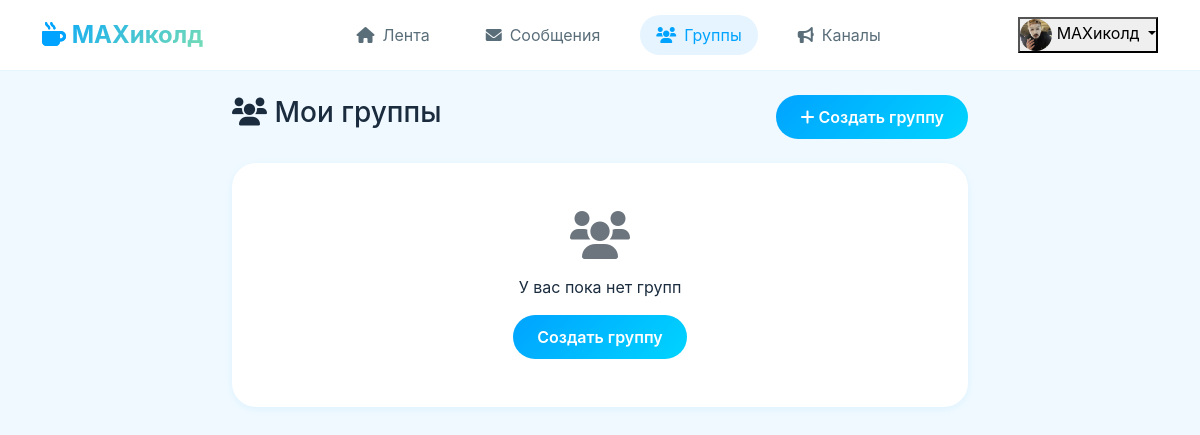
The page /groups (signed in) on the database its author committed.
### app.py (models this page shows, shortened)
class User(UserMixin, db.Model):
    id = db.Column(db.Integer, primary_key=True)
    username = db.Column(db.String(80), unique=True, nullable=False)
    email = db.Column(db.String(120), unique=True, nullable=False)
    password_hash = db.Column(db.String(200), nullable=False)
    avatar = db.Column(db.String(200), default='avatars/default.png')
    bio = db.Column(db.Text, default='')
    created_at = db.Column(db.DateTime, default=datetime.utcnow)
    posts = db.relationship('Post', backref='author', lazy=True)
    comments = db.relationship('Comment', backref='author', lazy=True)
    likes = db.relationship('Like', backref='user', lazy=True)

### app.py (the view)
@app.route('/groups')
@login_required
def groups():
    my_groups = GroupMember.query.filter_by(user_id=current_user.id).all()
    groups_list = [gm.group for gm in my_groups]
    return render_template('groups.html', groups=groups_list)

### app.py (called while the page is built)
@login_manager.user_loader
def load_user(user_id):
    return User.query.get(int(user_id))

### templates/groups.html (shortened to what this page needs)
{% extends "base.html" %}
{% block content %}
<div class="row">
    <div class="col-md-8 mx-auto">
        <div class="d-flex justify-content-between align-items-center mb-4">
            <h3><i class="fas fa-users"></i> Мои группы</h3>
            <a href="{{ url_for('create_group') }}" class="btn btn-primary">
                <i class="fas fa-plus"></i> Создать группу
            </a>
        </div>
        {% if groups %}
            {% for group in groups %}
            <a href="{{ url_for('group_chat', group_id=group.id) }}" class="text-decoration-none">
                <div class="card mb-2 hover-card">
                    <div class="card-body">
                        <div class="d-flex align-items-center gap-3">
                            <i class="fas fa-users fa-2x" style="color: #00A3FF;"></i>
                            <div class="flex-grow-1">
                                <strong>{{ group.name }}</strong>
                                <div class="small text-secondary">
                                    {{ group.description or 'Нет описания' }}
                                </div>
                            </div>
                            <small class="text-secondary">{{ group.members|length }} участников</small>
                        </div>
                    </div>
                </div>
            </a>
            {% endfor %}
        {% else %}
            <div class="card text-center">
                <div class="card-body py-5">
                    <i class="fas fa-users fa-3x text-secondary mb-3"></i>
                    <p class="mb-3">У вас пока нет групп</p>
                    <a href="{{ url_for('create_group') }}" class="btn btn-primary">Создать группу</a>
                </div>
            </div>
        {% endif %}
    </div>
</div>
{% endblock %}

### templates/base.html (shortened to what this page needs)
<!DOCTYPE html>
<html lang="ru" data-theme="light">
<head>
    <link href="https://cdn.jsdelivr.net/npm/bootstrap@5.1.3/dist/css/bootstrap.min.css" rel="stylesheet">
    <link rel="stylesheet" href="https://cdnjs.cloudflare.com/ajax/libs/font-awesome/6.0.0/css/all.min.css">
    <link rel="stylesheet" href="{{ url_for('static', filename='css/style.css') }}">
</head>
<body>
    {% if current_user.is_authenticated %}
    <nav class="navbar">
        <div class="container">
            <a class="navbar-brand" href="{{ url_for('feed') }}">
                <i class="fas fa-mug-hot"></i>
                <span>MAXиколд</span>
            </a>
            <div class="nav-links">
                <a href="{{ url_for('feed') }}" class="nav-link {% if request.endpoint == 'feed' %}active{% endif %}">
                    <i class="fas fa-home"></i>
                    <span>Лента</span>
                </a>
                <a href="{{ url_for('messages') }}" class="nav-link {% if request.endpoint == 'messages' or request.endpoint == 'private_chat' %}active{% endif %}">
                    <i class="fas fa-envelope"></i>
                    <span>Сообщения</span>
                </a>
                <a href="{{ url_for('groups') }}" class="nav-link {% if request.endpoint == 'groups' or request.endpoint == 'group_chat' %}active{% endif %}">
                    <i class="fas fa-users"></i>
                    <span>Группы</span>
                </a>
                <a href="{{ url_for('channels') }}" class="nav-link {% if request.endpoint == 'channels' or request.endpoint == 'channel_view' %}active{% endif %}">
                    <i class="fas fa-bullhorn"></i>
                    <span>Каналы</span>
                </a>
            </div>
            <div class="user-menu">
                <div class="dropdown">
                    <button class="dropdown-toggle" data-bs-toggle="dropdown">
                        {% if current_user.avatar %}
                        <img src="{{ url_for('static', filename='uploads/' + current_user.avatar) }}" class="avatar-sm">
                        {% else %}
                        <i class="fas fa-user-circle"></i>
                        {% endif %}
                        <span>{{ current_user.username }}</span>
                    </button>
                </div>
            </div>
        </div>
    </nav>
    {% endif %}
    <main class="container mt-4">
        {% block content %}{% endblock %}
    </main>
</body>
</html>

### static/css/style.css (style rules this page uses)
:root { --primary-blue: #00A3FF; --primary-cyan: #00D4FF; --primary-mint: #7BDFB2; --bg-page: #F0F9FF; --bg-card: #FFFFFF; --bg-hover: #E6F4FF; --text-primary: #1A2C3E; --text-secondary: #5A6E7A; --shadow-sm: 0 2px 8px rgba(0, 163, 255, 0.08); --shadow-md: 0 4px 16px rgba(0, 163, 255, 0.12); --transition: all 0.3s ease; }
* { margin: 0; padding: 0; box-sizing: border-box; }
body { font-family: -apple-system, BlinkMacSystemFont, 'Segoe UI', Roboto, sans-serif; background: var(--bg-page); color: var(--text-primary); transition: var(--transition); }
.navbar { background: var(--bg-card); border-bottom: 1px solid rgba(0, 163, 255, 0.1); padding: 12px 0; position: sticky; top: 0; z-index: 1000; }
.navbar-brand { font-size: 1.5rem; font-weight: 700; background: linear-gradient(135deg, var(--primary-blue), var(--primary-mint)); -webkit-background-clip: text; background-clip: text; color: transparent; }
.navbar-brand i { color: var(--primary-blue); background: none; }
.nav-links { display: flex; gap: 24px; }
.nav-link { color: var(--text-secondary); text-decoration: none; padding: 8px 16px; border-radius: 40px; transition: var(--transition); display: flex; align-items: center; gap: 8px; }
.nav-link:hover, .nav-link.active { color: var(--primary-blue); background: var(--bg-hover); }
.card { background: var(--bg-card); border: none; border-radius: 24px; box-shadow: var(--shadow-sm); transition: var(--transition); margin-bottom: 16px; }
.btn { border-radius: 40px; padding: 10px 24px; font-weight: 600; transition: var(--transition); border: none; cursor: pointer; }
.btn-primary { background: linear-gradient(135deg, var(--primary-blue), var(--primary-cyan)); color: white; }
.avatar-sm { width: 32px; height: 32px; border-radius: 50%; object-fit: cover; }

### rows shown on the page
User: avatar (picture), username "MAXиколд"
